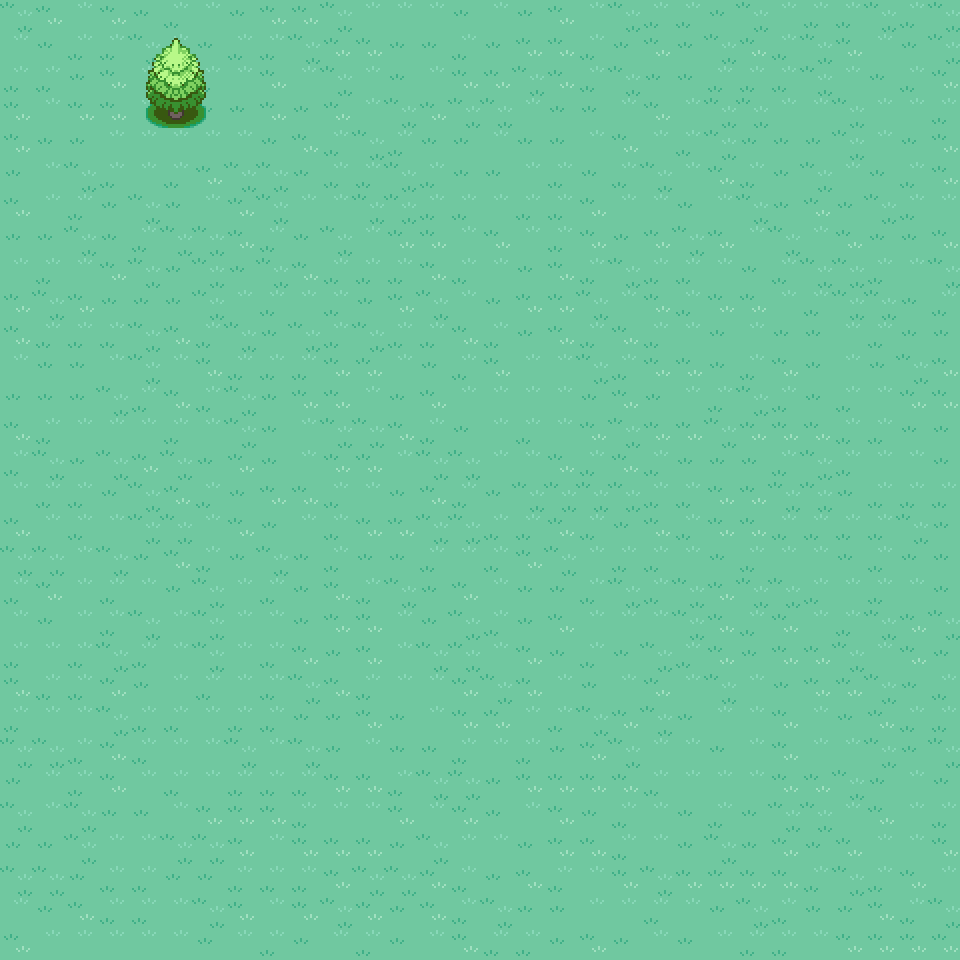

Rendered tile map (Tiled .tmx) drawn with the repository's tilesets; below, a short description and the full map source, tile grids included:
An orthogonal 30x30 tile map with 32x32 px tiles, 3 tile layers (Bottom Layer, Collision Layer, Top Layer).

<map version="1.10" tiledversion="1.11.2" orientation="orthogonal" renderorder="right-down" width="30" height="30" tilewidth="32" tileheight="32" infinite="0" nextlayerid="4" nextobjectid="1">
 <tileset firstgid="1" source="../assets/maps/tileset.tsx" />
 <layer id="1" name="Bottom Layer" width="30" height="30" locked="1">
  <data encoding="csv">
5,3,6,3,4,2,6,4,3,3,5,6,6,6,4,6,4,3,6,5,2,2,4,5,6,2,2,5,2,5,
6,4,2,2,5,6,4,2,2,5,3,3,4,4,2,4,3,3,2,4,3,4,5,3,2,5,3,6,4,5,
2,2,4,3,6,3,2,6,3,6,5,6,4,6,3,3,5,3,2,5,4,4,2,2,2,5,6,4,2,3,
3,6,3,3,6,2,4,4,3,4,3,6,5,3,5,5,6,4,4,6,3,6,5,5,6,6,5,6,6,2,
3,4,4,6,6,6,6,6,4,3,2,5,2,4,4,6,4,4,6,3,6,2,5,4,4,4,5,6,4,3,
4,6,5,2,6,2,3,5,5,4,2,2,5,2,4,4,6,2,4,2,5,6,3,2,4,5,6,4,2,3,
3,6,2,4,5,4,6,3,5,6,6,5,5,2,2,6,2,2,3,6,6,4,6,5,4,3,4,5,2,6,
4,4,5,4,2,5,5,3,2,4,5,6,3,3,6,3,6,2,3,4,3,5,3,6,5,6,3,4,4,3,
6,2,6,3,5,4,5,4,5,3,2,2,2,3,2,6,4,3,2,5,2,2,6,4,2,5,5,2,6,5,
3,5,3,4,4,4,5,6,2,6,2,4,3,5,6,4,3,3,5,6,3,2,3,3,6,2,5,5,4,2,
3,2,2,2,5,3,2,5,4,5,2,5,2,2,3,2,4,3,2,3,2,6,4,6,4,4,6,2,4,4,
6,4,4,6,5,6,3,2,2,2,3,3,6,4,2,3,6,6,5,2,3,3,4,2,3,4,6,4,5,3,
4,4,4,5,2,3,2,5,4,3,3,6,4,3,6,6,6,6,4,3,4,6,2,5,2,4,2,6,3,3,
3,2,6,6,6,2,6,5,4,6,5,5,3,2,4,6,2,6,3,5,3,3,5,3,3,3,2,2,4,4,
2,5,4,5,3,5,4,3,4,6,3,3,6,5,5,6,6,3,2,3,2,4,4,4,2,5,2,6,6,4,
6,2,2,4,5,3,2,4,3,3,2,6,4,3,2,4,5,5,5,5,2,2,3,3,5,5,4,2,2,2,
3,6,2,6,5,5,6,3,4,6,2,3,3,5,5,2,2,3,2,4,3,2,3,3,2,2,2,2,5,4,
5,5,6,5,4,3,2,4,5,4,2,4,4,2,6,2,3,5,6,2,2,6,4,2,6,6,4,2,4,4,
2,3,6,2,6,4,5,6,2,4,3,2,5,4,3,6,4,4,2,5,2,5,3,5,5,2,6,2,6,4,
6,4,6,2,5,6,5,6,6,4,3,3,6,4,5,2,4,3,6,6,6,5,3,2,3,6,2,5,3,5,
2,6,2,5,2,6,5,6,2,3,4,3,6,5,5,6,3,4,2,4,5,2,3,4,3,3,5,6,3,4,
3,2,2,3,4,6,2,6,2,5,3,2,6,6,3,5,3,6,4,6,3,6,5,6,4,3,3,5,4,2,
2,6,6,5,2,2,6,2,2,4,4,3,4,6,3,3,6,2,5,3,5,4,6,6,3,6,4,3,2,2,
5,5,2,3,2,6,6,5,6,5,4,6,4,4,2,6,2,4,3,5,6,6,4,6,3,6,6,5,4,5,
4,6,2,3,6,2,6,2,2,2,3,3,2,5,5,4,3,3,3,3,2,6,6,6,3,3,5,4,6,4,
5,6,5,4,4,6,3,3,3,2,6,6,3,6,3,4,6,3,4,2,6,4,2,4,5,5,6,3,6,2,
4,4,5,6,6,5,5,3,6,3,3,3,4,5,6,6,4,3,3,2,6,4,5,4,3,4,3,6,6,3,
5,5,4,2,2,4,4,2,2,2,3,5,5,3,2,4,3,2,6,3,5,3,3,3,3,2,5,2,3,6,
6,4,3,2,2,6,5,3,6,3,5,3,4,3,2,5,4,4,6,6,2,6,4,5,2,4,4,3,2,5,
3,6,6,6,6,6,4,6,2,4,6,2,4,6,3,2,2,4,3,4,6,4,6,2,2,6,3,3,3,3
</data>
 </layer>
 <layer id="2" name="Collision Layer" width="30" height="30">
  <data encoding="csv">
0,0,0,0,0,0,0,0,0,0,0,0,0,0,0,0,0,0,0,0,0,0,0,0,0,0,0,0,0,0,
0,0,0,0,0,0,0,0,0,0,0,0,0,0,0,0,0,0,0,0,0,0,0,0,0,0,0,0,0,0,
0,0,0,0,0,0,0,0,0,0,0,0,0,0,0,0,0,0,0,0,0,0,0,0,0,0,0,0,0,0,
0,0,0,0,457,458,459,0,0,0,0,0,0,0,0,0,0,0,0,0,0,0,0,0,0,0,0,0,0,0,
0,0,0,0,0,0,0,0,0,0,0,0,0,0,0,0,0,0,0,0,0,0,0,0,0,0,0,0,0,0,
0,0,0,0,0,0,0,0,0,0,0,0,0,0,0,0,0,0,0,0,0,0,0,0,0,0,0,0,0,0,
0,0,0,0,0,0,0,0,0,0,0,0,0,0,0,0,0,0,0,0,0,0,0,0,0,0,0,0,0,0,
0,0,0,0,0,0,0,0,0,0,0,0,0,0,0,0,0,0,0,0,0,0,0,0,0,0,0,0,0,0,
0,0,0,0,0,0,0,0,0,0,0,0,0,0,0,0,0,0,0,0,0,0,0,0,0,0,0,0,0,0,
0,0,0,0,0,0,0,0,0,0,0,0,0,0,0,0,0,0,0,0,0,0,0,0,0,0,0,0,0,0,
0,0,0,0,0,0,0,0,0,0,0,0,0,0,0,0,0,0,0,0,0,0,0,0,0,0,0,0,0,0,
0,0,0,0,0,0,0,0,0,0,0,0,0,0,0,0,0,0,0,0,0,0,0,0,0,0,0,0,0,0,
0,0,0,0,0,0,0,0,0,0,0,0,0,0,0,0,0,0,0,0,0,0,0,0,0,0,0,0,0,0,
0,0,0,0,0,0,0,0,0,0,0,0,0,0,0,0,0,0,0,0,0,0,0,0,0,0,0,0,0,0,
0,0,0,0,0,0,0,0,0,0,0,0,0,0,0,0,0,0,0,0,0,0,0,0,0,0,0,0,0,0,
0,0,0,0,0,0,0,0,0,0,0,0,0,0,0,0,0,0,0,0,0,0,0,0,0,0,0,0,0,0,
0,0,0,0,0,0,0,0,0,0,0,0,0,0,0,0,0,0,0,0,0,0,0,0,0,0,0,0,0,0,
0,0,0,0,0,0,0,0,0,0,0,0,0,0,0,0,0,0,0,0,0,0,0,0,0,0,0,0,0,0,
0,0,0,0,0,0,0,0,0,0,0,0,0,0,0,0,0,0,0,0,0,0,0,0,0,0,0,0,0,0,
0,0,0,0,0,0,0,0,0,0,0,0,0,0,0,0,0,0,0,0,0,0,0,0,0,0,0,0,0,0,
0,0,0,0,0,0,0,0,0,0,0,0,0,0,0,0,0,0,0,0,0,0,0,0,0,0,0,0,0,0,
0,0,0,0,0,0,0,0,0,0,0,0,0,0,0,0,0,0,0,0,0,0,0,0,0,0,0,0,0,0,
0,0,0,0,0,0,0,0,0,0,0,0,0,0,0,0,0,0,0,0,0,0,0,0,0,0,0,0,0,0,
0,0,0,0,0,0,0,0,0,0,0,0,0,0,0,0,0,0,0,0,0,0,0,0,0,0,0,0,0,0,
0,0,0,0,0,0,0,0,0,0,0,0,0,0,0,0,0,0,0,0,0,0,0,0,0,0,0,0,0,0,
0,0,0,0,0,0,0,0,0,0,0,0,0,0,0,0,0,0,0,0,0,0,0,0,0,0,0,0,0,0,
0,0,0,0,0,0,0,0,0,0,0,0,0,0,0,0,0,0,0,0,0,0,0,0,0,0,0,0,0,0,
0,0,0,0,0,0,0,0,0,0,0,0,0,0,0,0,0,0,0,0,0,0,0,0,0,0,0,0,0,0,
0,0,0,0,0,0,0,0,0,0,0,0,0,0,0,0,0,0,0,0,0,0,0,0,0,0,0,0,0,0,
0,0,0,0,0,0,0,0,0,0,0,0,0,0,0,0,0,0,0,0,0,0,0,0,0,0,0,0,0,0
</data>
 </layer>
 <layer id="3" name="Top Layer" width="30" height="30">
  <data encoding="csv">
0,0,0,0,0,0,0,0,0,0,0,0,0,0,0,0,0,0,0,0,0,0,0,0,0,0,0,0,0,0,
0,0,0,0,441,442,443,0,0,0,0,0,0,0,0,0,0,0,0,0,0,0,0,0,0,0,0,0,0,0,
0,0,0,0,449,450,451,0,0,0,0,0,0,0,0,0,0,0,0,0,0,0,0,0,0,0,0,0,0,0,
0,0,0,0,0,0,0,0,0,0,0,0,0,0,0,0,0,0,0,0,0,0,0,0,0,0,0,0,0,0,
0,0,0,0,0,0,0,0,0,0,0,0,0,0,0,0,0,0,0,0,0,0,0,0,0,0,0,0,0,0,
0,0,0,0,0,0,0,0,0,0,0,0,0,0,0,0,0,0,0,0,0,0,0,0,0,0,0,0,0,0,
0,0,0,0,0,0,0,0,0,0,0,0,0,0,0,0,0,0,0,0,0,0,0,0,0,0,0,0,0,0,
0,0,0,0,0,0,0,0,0,0,0,0,0,0,0,0,0,0,0,0,0,0,0,0,0,0,0,0,0,0,
0,0,0,0,0,0,0,0,0,0,0,0,0,0,0,0,0,0,0,0,0,0,0,0,0,0,0,0,0,0,
0,0,0,0,0,0,0,0,0,0,0,0,0,0,0,0,0,0,0,0,0,0,0,0,0,0,0,0,0,0,
0,0,0,0,0,0,0,0,0,0,0,0,0,0,0,0,0,0,0,0,0,0,0,0,0,0,0,0,0,0,
0,0,0,0,0,0,0,0,0,0,0,0,0,0,0,0,0,0,0,0,0,0,0,0,0,0,0,0,0,0,
0,0,0,0,0,0,0,0,0,0,0,0,0,0,0,0,0,0,0,0,0,0,0,0,0,0,0,0,0,0,
0,0,0,0,0,0,0,0,0,0,0,0,0,0,0,0,0,0,0,0,0,0,0,0,0,0,0,0,0,0,
0,0,0,0,0,0,0,0,0,0,0,0,0,0,0,0,0,0,0,0,0,0,0,0,0,0,0,0,0,0,
0,0,0,0,0,0,0,0,0,0,0,0,0,0,0,0,0,0,0,0,0,0,0,0,0,0,0,0,0,0,
0,0,0,0,0,0,0,0,0,0,0,0,0,0,0,0,0,0,0,0,0,0,0,0,0,0,0,0,0,0,
0,0,0,0,0,0,0,0,0,0,0,0,0,0,0,0,0,0,0,0,0,0,0,0,0,0,0,0,0,0,
0,0,0,0,0,0,0,0,0,0,0,0,0,0,0,0,0,0,0,0,0,0,0,0,0,0,0,0,0,0,
0,0,0,0,0,0,0,0,0,0,0,0,0,0,0,0,0,0,0,0,0,0,0,0,0,0,0,0,0,0,
0,0,0,0,0,0,0,0,0,0,0,0,0,0,0,0,0,0,0,0,0,0,0,0,0,0,0,0,0,0,
0,0,0,0,0,0,0,0,0,0,0,0,0,0,0,0,0,0,0,0,0,0,0,0,0,0,0,0,0,0,
0,0,0,0,0,0,0,0,0,0,0,0,0,0,0,0,0,0,0,0,0,0,0,0,0,0,0,0,0,0,
0,0,0,0,0,0,0,0,0,0,0,0,0,0,0,0,0,0,0,0,0,0,0,0,0,0,0,0,0,0,
0,0,0,0,0,0,0,0,0,0,0,0,0,0,0,0,0,0,0,0,0,0,0,0,0,0,0,0,0,0,
0,0,0,0,0,0,0,0,0,0,0,0,0,0,0,0,0,0,0,0,0,0,0,0,0,0,0,0,0,0,
0,0,0,0,0,0,0,0,0,0,0,0,0,0,0,0,0,0,0,0,0,0,0,0,0,0,0,0,0,0,
0,0,0,0,0,0,0,0,0,0,0,0,0,0,0,0,0,0,0,0,0,0,0,0,0,0,0,0,0,0,
0,0,0,0,0,0,0,0,0,0,0,0,0,0,0,0,0,0,0,0,0,0,0,0,0,0,0,0,0,0,
0,0,0,0,0,0,0,0,0,0,0,0,0,0,0,0,0,0,0,0,0,0,0,0,0,0,0,0,0,0
</data>
 </layer>
</map>
